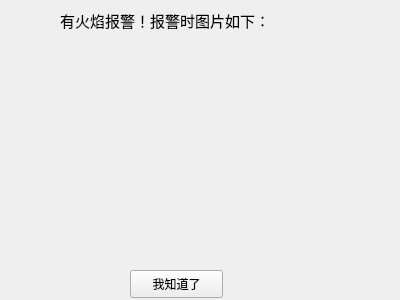
<?xml version="1.0" encoding="UTF-8"?>
<ui version="4.0">
 <class>CWarning</class>
 <widget class="QWidget" name="CWarning">
  <property name="geometry">
   <rect>
    <x>0</x>
    <y>0</y>
    <width>400</width>
    <height>300</height>
   </rect>
  </property>
  <property name="windowTitle">
   <string>Form</string>
  </property>
  <widget class="QLabel" name="label">
   <property name="geometry">
    <rect>
     <x>10</x>
     <y>50</y>
     <width>361</width>
     <height>201</height>
    </rect>
   </property>
   <property name="text">
    <string/>
   </property>
  </widget>
  <widget class="QPushButton" name="pushButton">
   <property name="geometry">
    <rect>
     <x>130</x>
     <y>270</y>
     <width>93</width>
     <height>28</height>
    </rect>
   </property>
   <property name="text">
    <string>我知道了</string>
   </property>
  </widget>
  <widget class="QLabel" name="label_2">
   <property name="geometry">
    <rect>
     <x>60</x>
     <y>10</y>
     <width>281</width>
     <height>21</height>
    </rect>
   </property>
   <property name="font">
    <font>
     <pointsize>11</pointsize>
    </font>
   </property>
   <property name="text">
    <string>有火焰报警！报警时图片如下：</string>
   </property>
  </widget>
 </widget>
 <resources/>
 <connections/>
</ui>
